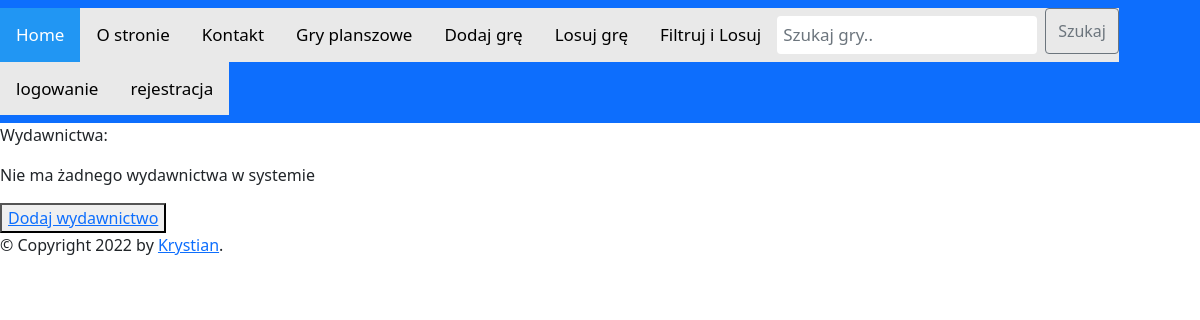
Before: /publishing_houses/ with the older database file.
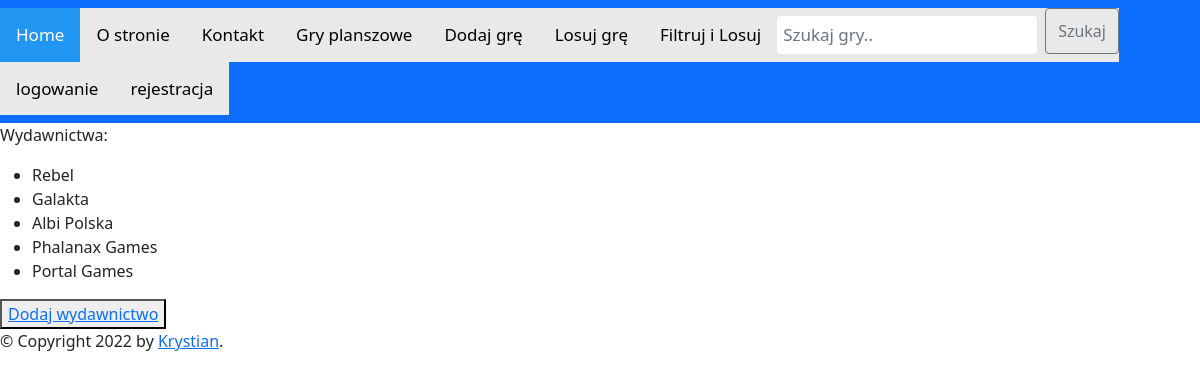
After: the same page with the newer database file.
### BoardGameSiteApp/models.py (models this page shows, shortened)
class PublishingHouse(models.Model):
    name = models.CharField(max_length=64)

### BoardGameSiteApp/views.py (the view)
# urls.py: path('publishing_houses/', views.PublishingHouseListView.as_view(), name="publishing-houses"),
class PublishingHouseListView(View):
    def get(self, request):
        if PublishingHouse.objects.all().exists():
            publishing_houses = PublishingHouse.objects.all()
            ctx = {'publishing_houses': publishing_houses}
        else:
            ctx = {'error_msg': "Nie ma żadnego wydawnictwa w systemie"}
        return render(request, "publishing_houses.html", ctx)

### BoardGameSiteApp/templates/publishing_houses.html
{% extends "main.html" %}
{% block section %}
<p>Wydawnictwa:</p>
{% if error_msg%}
    <p>{{error_msg}}</p>
{% else %}
    <ul>
        {% for house in publishing_houses %}
            <li>{{house.name}}</li>
        {% endfor %}
    </ul>
{% endif %}
<button><a href="{% url 'add-publishing-house' %}">Dodaj wydawnictwo </a></button>
{% endblock %}

Changed rows visible on the page:
added PublishingHouse: name "Rebel"
added PublishingHouse: name "Galakta"
added PublishingHouse: name "Albi Polska"
added PublishingHouse: name "Phalanax Games"
added PublishingHouse: name "Portal Games"
Other visible differences:
{{ error_msg }}: "Nie ma żadnego wydawnictwa w systemie" → (not shown)
